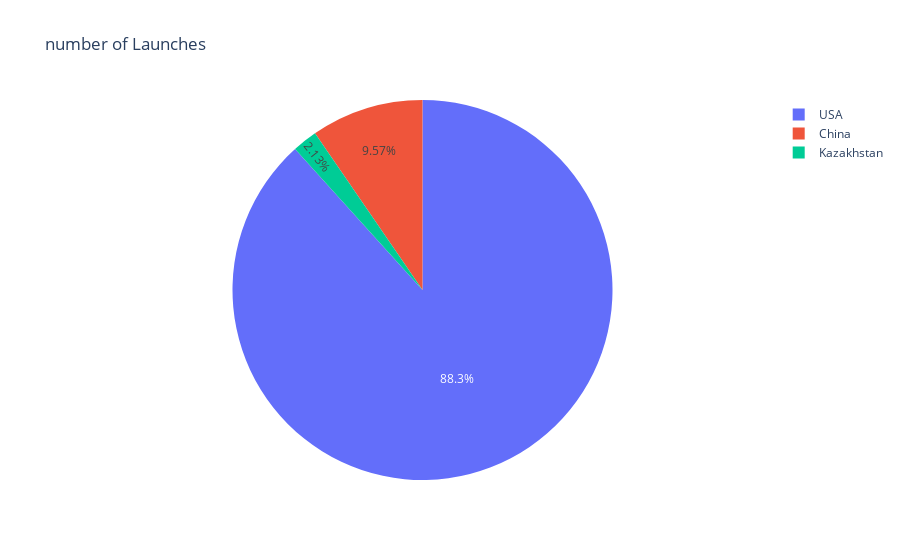

Notebook code cell kept with this figure:
### Markdown cell above
## Create a Plotly Pie Chart comparing the total number of launches of the USSR and the USA

Hint: Remember to include former Soviet Republics like Kazakhstan when analysing the total number of launches.

### Code cell
import plotly.express as px
fig = px.pie(values=df_data_cold_war_count, names=["China","Kazakhstan","USA"], title='number of Launches')
fig.show()

### Figure 1 — Plotly figure (JSON) as saved in the notebook; plotly's stock layout.template omitted (floating-point values rounded to 4 significant figures)
{"data": [{"domain": {"x": [0, 1], "y": [0, 1]}, "hovertemplate": "label=%{label}<br>value=%{value}<extra></extra>", "labels": ["China", "Kazakhstan", "USA"], "legendgroup": "", "name": "", "showlegend": true, "type": "pie", "values": [9, 2, 83]}], "layout": {"legend": {"tracegroupgap": 0}, "title": {"text": "number of Launches"}}}
